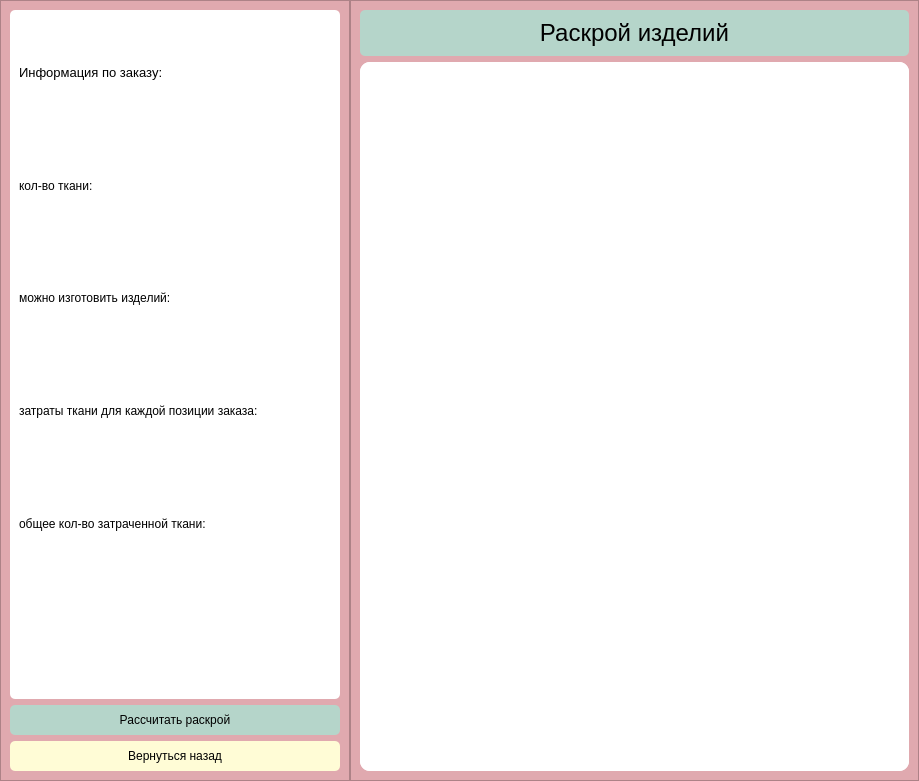
<?xml version="1.0" encoding="UTF-8"?>
<ui version="4.0">
 <class>Form</class>
 <widget class="QWidget" name="Form">
  <property name="geometry">
   <rect>
    <x>0</x>
    <y>0</y>
    <width>919</width>
    <height>781</height>
   </rect>
  </property>
  <property name="windowTitle">
   <string>Form</string>
  </property>
  <property name="styleSheet">
   <string notr="true">color: rgb(0, 0, 0);

</string>
  </property>
  <layout class="QHBoxLayout" name="horizontalLayout">
   <property name="spacing">
    <number>0</number>
   </property>
   <property name="leftMargin">
    <number>0</number>
   </property>
   <property name="topMargin">
    <number>0</number>
   </property>
   <property name="rightMargin">
    <number>0</number>
   </property>
   <property name="bottomMargin">
    <number>0</number>
   </property>
   <item>
    <widget class="QFrame" name="frame_left">
     <property name="minimumSize">
      <size>
       <width>350</width>
       <height>0</height>
      </size>
     </property>
     <property name="styleSheet">
      <string notr="true">background-color: rgb(224, 169, 175);
</string>
     </property>
     <property name="frameShape">
      <enum>QFrame::StyledPanel</enum>
     </property>
     <property name="frameShadow">
      <enum>QFrame::Raised</enum>
     </property>
     <layout class="QVBoxLayout" name="verticalLayout_3">
      <item>
       <layout class="QVBoxLayout" name="verticalLayout_2"/>
      </item>
      <item>
       <widget class="QFrame" name="frame_info">
        <property name="styleSheet">
         <string notr="true">background-color: rgb(255, 255, 255);
border-radius: 5px;</string>
        </property>
        <property name="frameShape">
         <enum>QFrame::StyledPanel</enum>
        </property>
        <property name="frameShadow">
         <enum>QFrame::Raised</enum>
        </property>
        <layout class="QVBoxLayout" name="verticalLayout_4">
         <item>
          <widget class="QLabel" name="label_4">
           <property name="font">
            <font>
             <pointsize>10</pointsize>
            </font>
           </property>
           <property name="text">
            <string>Информация по заказу:</string>
           </property>
          </widget>
         </item>
         <item>
          <widget class="QLabel" name="label_3">
           <property name="text">
            <string>кол-во ткани:</string>
           </property>
          </widget>
         </item>
         <item>
          <widget class="QLabel" name="label_2">
           <property name="text">
            <string>можно изготовить изделий:</string>
           </property>
          </widget>
         </item>
         <item>
          <widget class="QLabel" name="label_5">
           <property name="text">
            <string>затраты ткани для каждой позиции заказа:</string>
           </property>
          </widget>
         </item>
         <item>
          <widget class="QLabel" name="label_6">
           <property name="text">
            <string>общее кол-во затраченной ткани:</string>
           </property>
          </widget>
         </item>
         <item>
          <widget class="QLabel" name="label_7">
           <property name="text">
            <string/>
           </property>
          </widget>
         </item>
        </layout>
       </widget>
      </item>
      <item>
       <widget class="QPushButton" name="pushButton_calculate_rascr">
        <property name="minimumSize">
         <size>
          <width>0</width>
          <height>30</height>
         </size>
        </property>
        <property name="styleSheet">
         <string notr="true">background-color: rgb(181, 213, 202);
border-radius: 5px;</string>
        </property>
        <property name="text">
         <string>Рассчитать раскрой</string>
        </property>
       </widget>
      </item>
      <item>
       <widget class="QPushButton" name="pushButton_back">
        <property name="minimumSize">
         <size>
          <width>0</width>
          <height>30</height>
         </size>
        </property>
        <property name="styleSheet">
         <string notr="true">background-color: rgb(255, 252, 214);
border-radius: 5px;</string>
        </property>
        <property name="text">
         <string>Вернуться назад</string>
        </property>
       </widget>
      </item>
     </layout>
    </widget>
   </item>
   <item>
    <widget class="QFrame" name="frame_right">
     <property name="styleSheet">
      <string notr="true">background-color: rgb(224, 169, 175);
</string>
     </property>
     <property name="frameShape">
      <enum>QFrame::StyledPanel</enum>
     </property>
     <property name="frameShadow">
      <enum>QFrame::Raised</enum>
     </property>
     <layout class="QVBoxLayout" name="verticalLayout">
      <item>
       <widget class="QFrame" name="frame_label_rascr">
        <property name="styleSheet">
         <string notr="true">background-color: rgb(181, 213, 202);
border-radius: 5px;</string>
        </property>
        <property name="frameShape">
         <enum>QFrame::StyledPanel</enum>
        </property>
        <property name="frameShadow">
         <enum>QFrame::Raised</enum>
        </property>
        <layout class="QHBoxLayout" name="horizontalLayout_2">
         <item>
          <widget class="QLabel" name="label_rascr">
           <property name="font">
            <font>
             <pointsize>18</pointsize>
            </font>
           </property>
           <property name="text">
            <string>Раскрой изделий</string>
           </property>
           <property name="scaledContents">
            <bool>false</bool>
           </property>
           <property name="alignment">
            <set>Qt::AlignCenter</set>
           </property>
           <property name="wordWrap">
            <bool>false</bool>
           </property>
          </widget>
         </item>
        </layout>
       </widget>
      </item>
      <item>
       <widget class="QScrollArea" name="scrollArea">
        <property name="styleSheet">
         <string notr="true">background-color: rgb(255, 255, 255);
border-radius: 10px;</string>
        </property>
        <property name="widgetResizable">
         <bool>true</bool>
        </property>
        <widget class="QWidget" name="scrollAreaWidgetContents_2">
         <property name="geometry">
          <rect>
           <x>0</x>
           <y>0</y>
           <width>549</width>
           <height>708</height>
          </rect>
         </property>
        </widget>
       </widget>
      </item>
     </layout>
    </widget>
   </item>
  </layout>
 </widget>
 <resources/>
 <connections/>
</ui>
